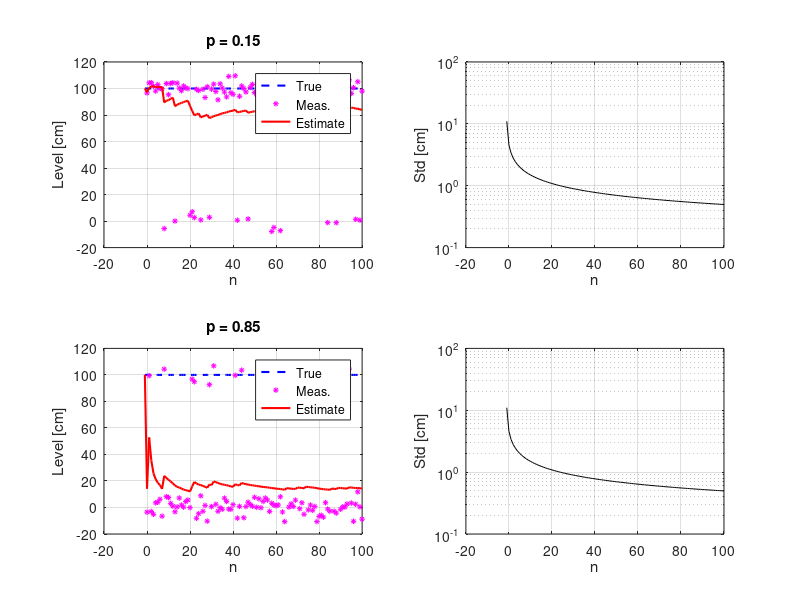

Recreate this plot in MATLAB. (Note: this script raises an error after producing the figure.)
% task4_3.m - Kalman filter WITHOUT failure indicator

% Parameters
cst_p  = 1;
mean_s = 100;
var_s  = 11^2;
var_v  = 5^2;
N      = 100;

p_values = [0.15, 0.85];

figure;
for idx = 1:2
    p = p_values(idx);
    
    % Initialize
    s = 100;
    s_est = zeros(1, N+2);
    s_est(1) = mean_s;
    cov_est = zeros(1, N+2);
    cov_est(1) = var_s;
    state = zeros(1, N+2);
    state(1) = s;
    x = zeros(1, N+2);
    delta = [0, (rand(1, N+1) > p), 0];  % ACTUAL failures (hidden)
    
    % Kalman filter (assumes NO failures)
    for n = 2:N+2
        state(n) = s;
        
        if delta(n) == 1
            x(n) = cst_p * state(n) + sqrt(var_v) * randn;
        else
            x(n) = sqrt(var_v) * randn;
        end
        
        s_pred = s_est(n-1);
        cov_pred = cov_est(n-1);
        
        % Always update (NO check on delta)
        Kgain = (cst_p * cov_pred) / (cst_p^2 * cov_pred + var_v);
        s_est(n) = s_pred + Kgain * (x(n) - cst_p * s_pred);
        cov_est(n) = (1 - Kgain * cst_p) * cov_pred;
    end
    
    % Plot
    subplot(2, 2, 2*idx-1);
    plot(-1:N, state, 'b--', 'LineWidth', 1.5); hold on;
    plot(0:N, x(2:N+2), 'm*', 'MarkerSize', 4);
    plot(-1:N, s_est, 'r-', 'LineWidth', 1.5);
    xlabel('n'); ylabel('Level [cm]');
    title(sprintf('p = %.2f', p));
    legend('True', 'Meas.', 'Estimate');
    grid on;
    
    subplot(2, 2, 2*idx);
    semilogy(-1:N, sqrt(cov_est), 'k'); hold on;
    xlabel('n'); ylabel('Std [cm]');
    grid on;
    
    fprintf('p=%.2f: MSE=%.4f, Final error=%.2f cm\n', p, mean((s_est-s).^2), abs(s_est(end)-s));
end

sgtitle('Kalman without Indicator (Assumes No Failures)');
saveas(gcf, 'task4_3_results.png');
